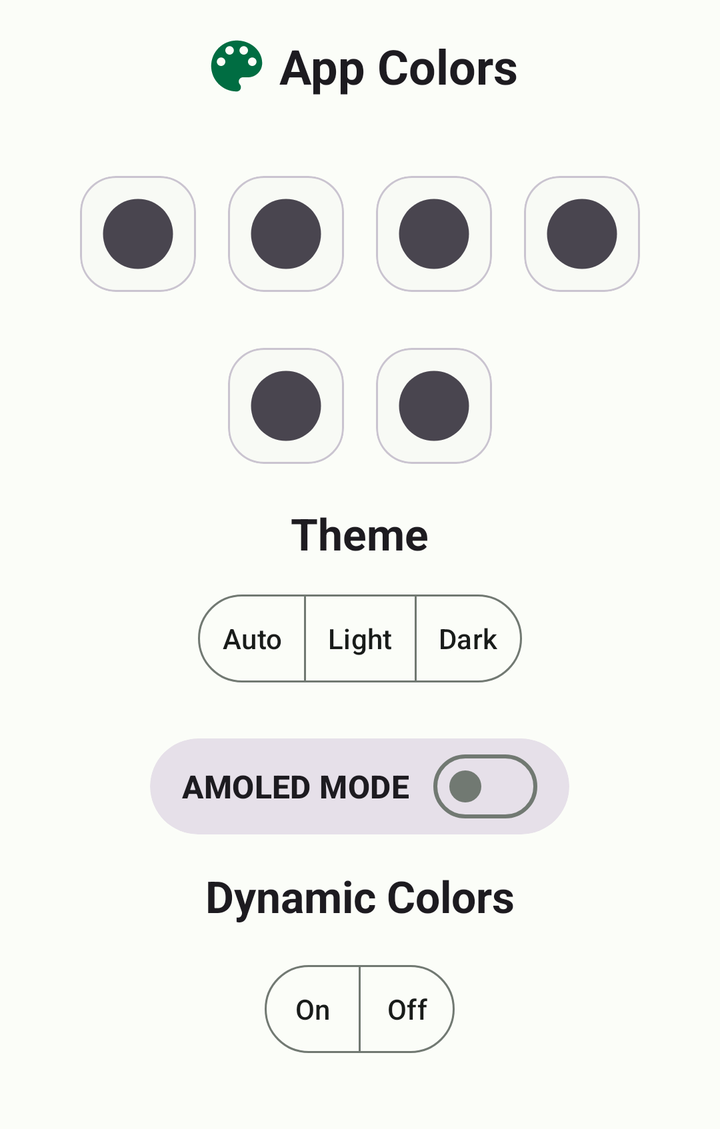
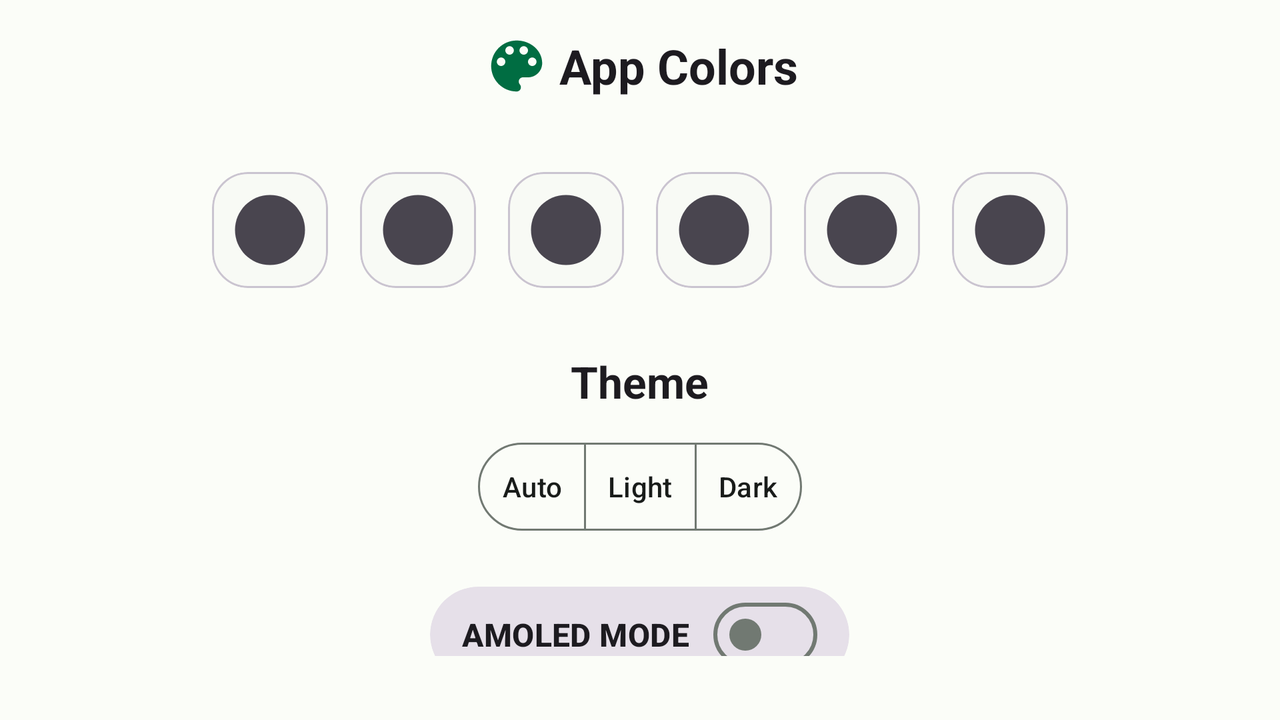

One screen, two layout resources from the same app: the default and the repository's alternative for another configuration. Each is rendered where Android would select it; the XML of both is given below.
<!-- AndroidManifest.xml: application theme Theme.DiskInfo -->
<!-- res/layout/theme_bottom_sheet_layout.xml -->
<?xml version="1.0" encoding="utf-8"?>
<LinearLayout xmlns:android="http://schemas.android.com/apk/res/android"
    xmlns:app="http://schemas.android.com/apk/res-auto"
    xmlns:tools="http://schemas.android.com/tools"
    android:layout_width="match_parent"
    android:layout_height="wrap_content"
    android:orientation="vertical"
    android:paddingBottom="34dp"
    tools:ignore="contentDescription">

    <TextView
        android:layout_width="wrap_content"
        android:layout_height="wrap_content"
        android:layout_gravity="center_horizontal"
        android:layout_marginStart="16dp"
        android:layout_marginTop="16dp"
        android:layout_marginEnd="16dp"
        android:layout_marginBottom="16dp"
        android:drawablePadding="4dp"
        android:gravity="center"
        android:text="@string/app_colors"
        android:textAppearance="?attr/textAppearanceHeadlineSmall"
        android:textStyle="bold"
        app:drawableStartCompat="@drawable/ic_theme_large"
        app:drawableTint="?attr/colorPrimary" />

    <LinearLayout
        android:id="@+id/container"
        android:layout_width="match_parent"
        android:layout_height="wrap_content"
        android:layout_marginTop="14dp"
        android:layout_marginBottom="12dp"
        android:gravity="center"
        android:orientation="horizontal">

        <com.google.android.material.card.MaterialCardView
            android:id="@+id/theme_purple"
            android:layout_width="wrap_content"
            android:layout_height="wrap_content"
            android:layout_margin="8dp"
            android:checkable="true"
            android:clickable="true"
            android:focusable="true"
            app:cardCornerRadius="18dp"
            app:checkedIcon="@drawable/ic_check"
            app:checkedIconMargin="17dp"
            tools:ignore="DuplicateSpeakableTextCheck">

            <ImageView
                android:id="@+id/img_purple"
                android:layout_width="wrap_content"
                android:layout_height="wrap_content"
                android:layout_margin="8dp"
                android:background="@drawable/ic_circle_24" />

        </com.google.android.material.card.MaterialCardView>

        <com.google.android.material.card.MaterialCardView
            android:id="@+id/theme_red"
            android:layout_width="wrap_content"
            android:layout_height="wrap_content"
            android:layout_margin="8dp"
            android:checkable="true"
            android:clickable="true"
            android:focusable="true"
            app:cardCornerRadius="18dp"
            app:checkedIcon="@drawable/ic_check"
            app:checkedIconMargin="17dp">

            <ImageView
                android:id="@+id/img_red"
                android:layout_width="wrap_content"
                android:layout_height="wrap_content"
                android:layout_margin="8dp"
                android:background="@drawable/ic_circle_24" />

        </com.google.android.material.card.MaterialCardView>

        <com.google.android.material.card.MaterialCardView
            android:id="@+id/theme_yellow"
            android:layout_width="wrap_content"
            android:layout_height="wrap_content"
            android:layout_margin="8dp"
            android:checkable="true"
            android:clickable="true"
            android:focusable="true"
            app:cardCornerRadius="18dp"
            app:checkedIcon="@drawable/ic_check"
            app:checkedIconMargin="17dp">

            <ImageView
                android:id="@+id/img_yellow"
                android:layout_width="wrap_content"
                android:layout_height="wrap_content"
                android:layout_margin="8dp"
                android:background="@drawable/ic_circle_24" />

        </com.google.android.material.card.MaterialCardView>

        <com.google.android.material.card.MaterialCardView
            android:id="@+id/theme_green"
            android:layout_width="wrap_content"
            android:layout_height="wrap_content"
            android:layout_margin="8dp"
            android:checkable="true"
            android:clickable="true"
            android:focusable="true"
            app:cardCornerRadius="18dp"
            app:checkedIcon="@drawable/ic_check"
            app:checkedIconMargin="17dp">

            <ImageView
                android:id="@+id/img_green"
                android:layout_width="wrap_content"
                android:layout_height="wrap_content"
                android:layout_margin="8dp"
                android:background="@drawable/ic_circle_24" />

        </com.google.android.material.card.MaterialCardView>

    </LinearLayout>

    <LinearLayout
        android:layout_width="match_parent"
        android:layout_height="wrap_content"
        android:gravity="center"
        android:orientation="horizontal">

        <com.google.android.material.card.MaterialCardView
            android:id="@+id/theme_orange"
            android:layout_width="wrap_content"
            android:layout_height="wrap_content"
            android:layout_margin="8dp"
            android:checkable="true"
            android:clickable="true"
            android:focusable="true"
            app:cardCornerRadius="18dp"
            app:checkedIcon="@drawable/ic_check"
            app:checkedIconMargin="17dp">

            <ImageView
                android:id="@+id/img_orange"
                android:layout_width="wrap_content"
                android:layout_height="wrap_content"
                android:layout_margin="8dp"
                android:background="@drawable/ic_circle_24" />

        </com.google.android.material.card.MaterialCardView>

        <com.google.android.material.card.MaterialCardView
            android:id="@+id/theme_pink"
            android:layout_width="wrap_content"
            android:layout_height="wrap_content"
            android:layout_margin="8dp"
            android:checkable="true"
            android:clickable="true"
            android:focusable="true"
            app:cardCornerRadius="18dp"
            app:checkedIcon="@drawable/ic_check"
            app:checkedIconMargin="17dp">

            <ImageView
                android:id="@+id/img_pink"
                android:layout_width="wrap_content"
                android:layout_height="wrap_content"
                android:layout_margin="8dp"
                android:background="@drawable/ic_circle_24" />

        </com.google.android.material.card.MaterialCardView>

        <com.google.android.material.card.MaterialCardView
            android:id="@+id/theme_dynamic"
            android:layout_width="wrap_content"
            android:layout_height="wrap_content"
            android:layout_gravity="center"
            android:layout_margin="8dp"
            android:checkable="true"
            android:clickable="true"
            android:focusable="true"
            android:visibility="gone"
            app:cardCornerRadius="16dp"
            app:checkedIcon="@drawable/ic_check"
            app:checkedIconMargin="17dp">

            <ImageView
                android:id="@+id/img_dynamic"
                android:layout_width="wrap_content"
                android:layout_height="wrap_content"
                android:layout_margin="8dp"
                android:background="@drawable/ic_pie" />

        </com.google.android.material.card.MaterialCardView>

    </LinearLayout>

    <TextView
        android:layout_width="wrap_content"
        android:layout_height="wrap_content"
        android:layout_gravity="center"
        android:layout_margin="12dp"
        android:text="@string/themes"
        android:textAppearance="?attr/textAppearanceTitleLarge"
        android:textStyle="bold" />

    <com.google.android.material.button.MaterialButtonToggleGroup
        android:id="@+id/appTheme"
        android:layout_width="wrap_content"
        android:layout_height="wrap_content"
        android:layout_gravity="center"
        app:selectionRequired="true"
        app:singleSelection="true">

        <Button
            android:id="@+id/theme_auto"
            style="@style/App.ToggleButtons.Small"
            android:layout_width="wrap_content"
            android:layout_height="wrap_content"
            android:text="@string/auto" />

        <Button
            android:id="@+id/theme_light"
            style="@style/App.ToggleButtons.Small"
            android:layout_width="wrap_content"
            android:layout_height="wrap_content"
            android:text="@string/light" />

        <Button
            android:id="@+id/theme_dark"
            style="@style/App.ToggleButtons.Small"
            android:layout_width="wrap_content"
            android:layout_height="wrap_content"
            android:text="@string/dark" />


    </com.google.android.material.button.MaterialButtonToggleGroup>

    <com.google.android.material.card.MaterialCardView
        android:id="@+id/cardView_amoledMode"
        style="?attr/materialCardViewFilledStyle"
        android:layout_width="wrap_content"
        android:layout_height="wrap_content"
        android:layout_gravity="center"
        android:layout_marginTop="24dp"
        android:clickable="true"
        android:focusable="true"
        app:cardCornerRadius="32dp">

        <LinearLayout
            android:layout_width="wrap_content"
            android:layout_height="wrap_content"
            android:layout_marginStart="16dp"
            android:layout_marginEnd="16dp"
            android:orientation="horizontal">

            <LinearLayout
                android:layout_width="wrap_content"
                android:layout_height="wrap_content"
                android:layout_gravity="center_vertical"
                android:layout_marginTop="6dp"
                android:layout_marginEnd="12dp"
                android:layout_marginBottom="6dp"
                android:orientation="vertical">

                <TextView
                    android:layout_width="wrap_content"
                    android:layout_height="wrap_content"
                    android:layout_gravity="start|center_vertical"
                    android:text="@string/amoled_mode"
                    android:textAppearance="?attr/textAppearanceTitleMedium"
                    android:textStyle="bold" />

                <TextView
                    android:id="@+id/txtView_amoledMode_body"
                    android:layout_width="wrap_content"
                    android:layout_height="wrap_content"
                    android:alpha="0.5"
                    android:text="@string/not_available_with_dynamic_colors"
                    android:textAppearance="?attr/textAppearanceTitleSmall"
                    android:visibility="gone" />

            </LinearLayout>


            <com.google.android.material.materialswitch.MaterialSwitch
                android:id="@+id/switch_amoledMode"
                android:layout_width="wrap_content"
                android:layout_height="wrap_content"
                android:layout_gravity="end|center_vertical" />

        </LinearLayout>


    </com.google.android.material.card.MaterialCardView>


    <TextView
        android:id="@+id/txtView_dynamic_colors"
        android:layout_width="wrap_content"
        android:layout_height="wrap_content"
        android:layout_gravity="center"
        android:layout_margin="16dp"
        android:text="@string/dynamic_colors"
        android:textAppearance="?attr/textAppearanceTitleLarge"
        android:textStyle="bold" />

    <com.google.android.material.button.MaterialButtonToggleGroup
        android:id="@+id/toggleButton"
        android:layout_width="wrap_content"
        android:layout_height="wrap_content"
        android:layout_gravity="center"
        app:selectionRequired="true"
        app:singleSelection="true">

        <Button
            android:id="@+id/dynamic_on"
            style="@style/App.ToggleButtons.Small"
            android:layout_width="wrap_content"
            android:layout_height="wrap_content"
            android:text="@string/on"
            app:icon="@drawable/ic_theme" />

        <Button
            android:id="@+id/dynamic_off"
            style="@style/App.ToggleButtons.Small"
            android:layout_width="wrap_content"
            android:layout_height="wrap_content"
            android:text="@string/off"
            tools:ignore="TextContrastCheck" />
    </com.google.android.material.button.MaterialButtonToggleGroup>

</LinearLayout>
<!-- resources referenced by this layout -->
<resources>
  <!-- drawable ic_check (drawable) -->
  <?xml version="1.0" encoding="utf-8"?>
  <layer-list xmlns:android="http://schemas.android.com/apk/res/android">
  
  
      <item android:drawable="@drawable/ic_check_bg" android:id="@+id/back"/>
      <item android:drawable="@drawable/ic_check_foreground" android:id="@+id/front"
          android:gravity="center"/>
  
  </layer-list>
  <string name="amoled_mode">AMOLED MODE</string>
  <string name="app_colors">App Colors</string>
  <string name="auto">Auto</string>
  <string name="dark">Dark</string>
  <string name="dynamic_colors">Dynamic Colors</string>
  <string name="light">Light</string>
  <string name="not_available_with_dynamic_colors">Not available with Dynamic Colors</string>
  <string name="off">Off</string>
  <string name="on">On</string>
  <string name="themes">Theme</string>
  <style name="App.ToggleButtons.Small" parent="Widget.Material3.Button.OutlinedButton">
          <item name="iconPadding">2dp</item>
          <item name="android:paddingLeft">12dp</item>
          <item name="android:paddingRight">12dp</item>
          <item name="android:minWidth">48dp</item>
          <item name="android:minHeight">52dp</item>
      </style>
  <style name="Theme.DiskInfo" parent="Base.Theme.DiskInfo" />
  <color name="md_theme_light_primary">#006D42</color>
  <color name="md_theme_light_onPrimary">#FFFFFF</color>
  <color name="md_theme_light_primaryContainer">#8FF8BA</color>
  <color name="md_theme_light_onPrimaryContainer">#002111</color>
  <color name="md_theme_light_secondary">#4E6355</color>
  <color name="md_theme_light_onSecondary">#FFFFFF</color>
  <color name="md_theme_light_secondaryContainer">#D1E8D6</color>
  <color name="md_theme_light_onSecondaryContainer">#0C1F14</color>
  <color name="md_theme_light_tertiary">#3B6471</color>
  <color name="md_theme_light_onTertiary">#FFFFFF</color>
  <color name="md_theme_light_tertiaryContainer">#BFE9F8</color>
  <color name="md_theme_light_onTertiaryContainer">#001F27</color>
  <color name="md_theme_light_error">#BA1A1A</color>
  <color name="md_theme_light_errorContainer">#FFDAD6</color>
  <color name="md_theme_light_onError">#FFFFFF</color>
  <color name="md_theme_light_onErrorContainer">#410002</color>
  <color name="md_theme_light_background">#FBFDF8</color>
  <color name="md_theme_light_onBackground">#191C1A</color>
  <color name="md_theme_light_outline">#717972</color>
  <color name="md_theme_light_inverseOnSurface">#F0F1ED</color>
  <color name="md_theme_light_inverseSurface">#2E312E</color>
  <color name="md_theme_light_surface">#F8FAF5</color>
  <color name="md_theme_light_onSurface">#191C1A</color>
  <color name="md_theme_light_surfaceVariant">#DCE5DC</color>
  <color name="md_theme_light_onSurfaceVariant">#404942</color>
  <color name="md_theme_light_inversePrimary">#73DBA0</color>
  <style name="App.ToolTip.Rounded" parent="Widget.Material3.Tooltip">
          <item name="shapeAppearance">@style/ShapeAppearance.ToolTip</item>
      </style>
  <style name="Widget.App.TextInputLayout" parent="Widget.Material3.TextInputLayout.OutlinedBox">
          <item name="shapeAppearance">@style/ShapeAppearance.App.SmallComponent</item>
      </style>
  <style name="ShapeAppearance.App.LargeComponent" parent="ShapeAppearance.Material3.LargeComponent">
          <item name="cornerFamily">rounded</item>
          <item name="cornerSize">24dp</item>
      </style>
  <style name="ShapeAppearance.App.SmallComponent" parent="ShapeAppearance.Material3.SmallComponent">
          <item name="cornerFamily">rounded</item>
          <item name="cornerSize">30dp</item>
      </style>
  <style name="ShapeAppearance.App.MediumComponent" parent="ShapeAppearance.Material3.MediumComponent">
          <item name="cornerFamily">rounded</item>
          <item name="cornerSize">30dp</item>
      </style>
  <style name="ShapeAppearance.ToolTip" parent="">
          <item name="cornerFamily">rounded</item>
          <item name="cornerSize">30dp</item>
      </style>
  <!-- some entries are left out for length -->
</resources>
<!-- res/layout-land/theme_bottom_sheet_layout.xml (the repository's variant of the layout above) -->
<!-- drawn on the phone turned sideways -->
<?xml version="1.0" encoding="utf-8"?>
<LinearLayout xmlns:android="http://schemas.android.com/apk/res/android"
    android:layout_width="match_parent"
    android:layout_height="wrap_content"
    xmlns:tools="http://schemas.android.com/tools"
    android:paddingBottom="32dp"
    xmlns:app="http://schemas.android.com/apk/res-auto"
    tools:ignore="contentDescription"
    android:orientation="vertical">

    <androidx.core.widget.NestedScrollView
        android:layout_width="match_parent"
        android:layout_height="wrap_content">

        <LinearLayout
            android:layout_width="match_parent"
            android:layout_height="wrap_content"
            android:orientation="vertical">

            <TextView
                android:layout_width="wrap_content"
                android:layout_height="wrap_content"
                android:layout_marginBottom="16dp"
                android:layout_marginStart="16dp"
                android:text="@string/app_colors"
                android:layout_marginEnd="16dp"
                android:layout_marginTop="16dp"
                android:gravity="center"
                android:drawablePadding="4dp"
                android:layout_gravity="center_horizontal"
                android:textStyle="bold"
                android:textAppearance="?attr/textAppearanceHeadlineSmall"
                app:drawableStartCompat="@drawable/ic_theme_large"
                app:drawableTint="?attr/colorPrimary" />

            <LinearLayout
                android:id="@+id/container"
                android:layout_width="match_parent"
                android:layout_height="wrap_content"
                android:gravity="center"
                android:orientation="horizontal"
                android:layout_marginTop="12dp"
                android:layout_marginBottom="12dp">

                <com.google.android.material.card.MaterialCardView
                    android:id="@+id/theme_purple"
                    android:layout_width="wrap_content"
                    android:layout_height="wrap_content"
                    android:layout_margin="8dp"
                    android:checkable="true"
                    android:clickable="true"
                    android:focusable="true"
                    app:checkedIconMargin="17dp"
                    app:cardCornerRadius="18dp"
                    app:checkedIcon="@drawable/ic_check"
                    tools:ignore="DuplicateSpeakableTextCheck">

                    <ImageView
                        android:id="@+id/img_purple"
                        android:layout_width="wrap_content"
                        android:layout_height="wrap_content"
                        android:layout_margin="8dp"
                        android:background="@drawable/ic_circle_24" />

                </com.google.android.material.card.MaterialCardView>

                <com.google.android.material.card.MaterialCardView
                    android:id="@+id/theme_red"
                    android:checkable="true"
                    android:clickable="true"
                    android:focusable="true"
                    android:layout_margin="8dp"
                    app:checkedIcon="@drawable/ic_check"
                    android:layout_width="wrap_content"
                    app:checkedIconMargin="17dp"
                    app:cardCornerRadius="18dp"
                    android:layout_height="wrap_content">

                    <ImageView
                        android:id="@+id/img_red"
                        android:layout_width="wrap_content"
                        android:layout_height="wrap_content"
                        android:layout_margin="8dp"
                        android:background="@drawable/ic_circle_24" />

                </com.google.android.material.card.MaterialCardView>

                <com.google.android.material.card.MaterialCardView
                    android:id="@+id/theme_yellow"
                    android:checkable="true"
                    android:clickable="true"
                    android:focusable="true"
                    android:layout_margin="8dp"
                    app:checkedIconMargin="17dp"
                    app:checkedIcon="@drawable/ic_check"
                    android:layout_width="wrap_content"
                    app:cardCornerRadius="18dp"
                    android:layout_height="wrap_content">

                    <ImageView
                        android:id="@+id/img_yellow"
                        android:layout_width="wrap_content"
                        android:layout_height="wrap_content"
                        android:layout_margin="8dp"
                        android:background="@drawable/ic_circle_24" />

                </com.google.android.material.card.MaterialCardView>

                <com.google.android.material.card.MaterialCardView
                    android:id="@+id/theme_green"
                    android:checkable="true"
                    android:clickable="true"
                    android:focusable="true"
                    android:layout_margin="8dp"
                    app:checkedIconMargin="17dp"
                    app:checkedIcon="@drawable/ic_check"
                    android:layout_width="wrap_content"
                    app:cardCornerRadius="18dp"
                    android:layout_height="wrap_content">

                    <ImageView
                        android:id="@+id/img_green"
                        android:layout_width="wrap_content"
                        android:layout_height="wrap_content"
                        android:layout_margin="8dp"
                        android:background="@drawable/ic_circle_24" />

                </com.google.android.material.card.MaterialCardView>

                <com.google.android.material.card.MaterialCardView
                    android:id="@+id/theme_orange"
                    android:checkable="true"
                    android:clickable="true"
                    android:focusable="true"
                    android:layout_margin="8dp"
                    app:checkedIconMargin="17dp"
                    app:checkedIcon="@drawable/ic_check"
                    android:layout_width="wrap_content"
                    app:cardCornerRadius="18dp"
                    android:layout_height="wrap_content">

                    <ImageView
                        android:id="@+id/img_orange"
                        android:layout_width="wrap_content"
                        android:layout_height="wrap_content"
                        android:layout_margin="8dp"
                        android:background="@drawable/ic_circle_24" />

                </com.google.android.material.card.MaterialCardView>

                <com.google.android.material.card.MaterialCardView
                    android:id="@+id/theme_pink"
                    android:checkable="true"
                    android:clickable="true"
                    android:focusable="true"
                    android:layout_margin="8dp"
                    app:checkedIconMargin="17dp"
                    app:checkedIcon="@drawable/ic_check"
                    android:layout_width="wrap_content"
                    app:cardCornerRadius="18dp"
                    android:layout_height="wrap_content">

                    <ImageView
                        android:id="@+id/img_pink"
                        android:layout_width="wrap_content"
                        android:layout_height="wrap_content"
                        android:layout_margin="8dp"
                        android:background="@drawable/ic_circle_24" />

                </com.google.android.material.card.MaterialCardView>

                <com.google.android.material.card.MaterialCardView
                    android:id="@+id/theme_dynamic"
                    android:checkable="true"
                    android:visibility="gone"
                    android:clickable="true"
                    android:focusable="true"
                    app:checkedIconMargin="17dp"
                    android:layout_gravity="center"
                    android:layout_margin="8dp"
                    app:checkedIcon="@drawable/ic_check"
                    android:layout_width="wrap_content"
                    app:cardCornerRadius="16dp"
                    android:layout_height="wrap_content">

                    <ImageView
                        android:id="@+id/img_dynamic"
                        android:layout_width="wrap_content"
                        android:layout_height="wrap_content"
                        android:layout_margin="8dp"
                        android:background="@drawable/ic_pie" />

                </com.google.android.material.card.MaterialCardView>

            </LinearLayout>

            <TextView
                android:layout_width="wrap_content"
                android:layout_height="wrap_content"
                android:textAppearance="?attr/textAppearanceTitleLarge"
                android:textStyle="bold"
                android:text="@string/themes"
                android:layout_margin="12dp"
                android:layout_gravity="center" />

            <com.google.android.material.button.MaterialButtonToggleGroup
                android:id="@+id/appTheme"
                android:layout_width="wrap_content"
                android:layout_height="wrap_content"
                android:layout_gravity="center"
                app:selectionRequired="true"
                app:singleSelection="true">

                <Button
                    android:id="@+id/theme_auto"
                    android:layout_width="wrap_content"
                    android:layout_height="wrap_content"
                    android:text="@string/auto"
                    style="@style/App.ToggleButtons.Small" />

                <Button
                    android:id="@+id/theme_light"
                    android:layout_width="wrap_content"
                    android:layout_height="wrap_content"
                    android:text="@string/light"
                    style="@style/App.ToggleButtons.Small" />

                <Button
                    android:id="@+id/theme_dark"
                    android:layout_width="wrap_content"
                    android:layout_height="wrap_content"
                    android:text="@string/dark"
                    style="@style/App.ToggleButtons.Small" />


            </com.google.android.material.button.MaterialButtonToggleGroup>

            <com.google.android.material.card.MaterialCardView
                android:id="@+id/cardView_amoledMode"
                android:layout_width="wrap_content"
                android:layout_height="wrap_content"
                android:layout_gravity="center"
                app:cardCornerRadius="32dp"
                style="?attr/materialCardViewFilledStyle"
                android:layout_marginTop="24dp">

                <LinearLayout
                    android:layout_width="wrap_content"
                    android:layout_height="wrap_content"
                    android:layout_marginStart="16dp"
                    android:layout_marginEnd="16dp"
                    android:orientation="horizontal">

                    <LinearLayout
                        android:layout_width="wrap_content"
                        android:layout_height="wrap_content"
                        android:layout_marginEnd="12dp"
                        android:layout_marginBottom="6dp"
                        android:layout_marginTop="6dp"
                        android:layout_gravity="center_vertical"
                        android:orientation="vertical">

                        <TextView
                            android:layout_width="wrap_content"
                            android:layout_height="match_parent"
                            android:layout_gravity="start|center_vertical"
                            android:text="@string/amoled_mode"
                            android:textAppearance="?attr/textAppearanceTitleMedium"
                            android:textStyle="bold" />

                        <TextView
                            android:visibility="gone"
                            android:id="@+id/txtView_amoledMode_body"
                            android:layout_width="wrap_content"
                            android:layout_height="wrap_content"
                            android:text="@string/not_available_with_dynamic_colors"
                            android:alpha="0.5"
                            android:textAppearance="?attr/textAppearanceTitleSmall" />

                    </LinearLayout>


                    <com.google.android.material.materialswitch.MaterialSwitch
                        android:id="@+id/switch_amoledMode"
                        android:layout_width="wrap_content"
                        android:layout_height="wrap_content"
                        android:layout_gravity="end|center_vertical" />

                </LinearLayout>


            </com.google.android.material.card.MaterialCardView>


            <TextView
                android:id="@+id/txtView_dynamic_colors"
                android:layout_width="wrap_content"
                android:layout_height="wrap_content"
                android:text="@string/dynamic_colors"
                android:textStyle="bold"
                android:layout_gravity="center"
                android:textAppearance="?attr/textAppearanceTitleLarge"
                android:layout_margin="16dp" />

            <com.google.android.material.button.MaterialButtonToggleGroup
                android:id="@+id/toggleButton"
                android:layout_width="wrap_content"
                android:layout_gravity="center"
                app:singleSelection="true"
                app:selectionRequired="true"
                android:layout_marginBottom="50dp"
                android:layout_height="wrap_content">

                <Button
                    android:id="@+id/dynamic_on"
                    android:layout_width="wrap_content"
                    android:layout_height="wrap_content"
                    android:text="@string/on"
                    app:icon="@drawable/ic_theme"
                    style="@style/App.ToggleButtons.Small" />

                <Button
                    android:id="@+id/dynamic_off"
                    style="@style/App.ToggleButtons.Small"
                    android:layout_width="wrap_content"
                    android:layout_height="wrap_content"
                    android:text="@string/off"
                    tools:ignore="TextContrastCheck" />
            </com.google.android.material.button.MaterialButtonToggleGroup>

        </LinearLayout>

    </androidx.core.widget.NestedScrollView>

</LinearLayout>
